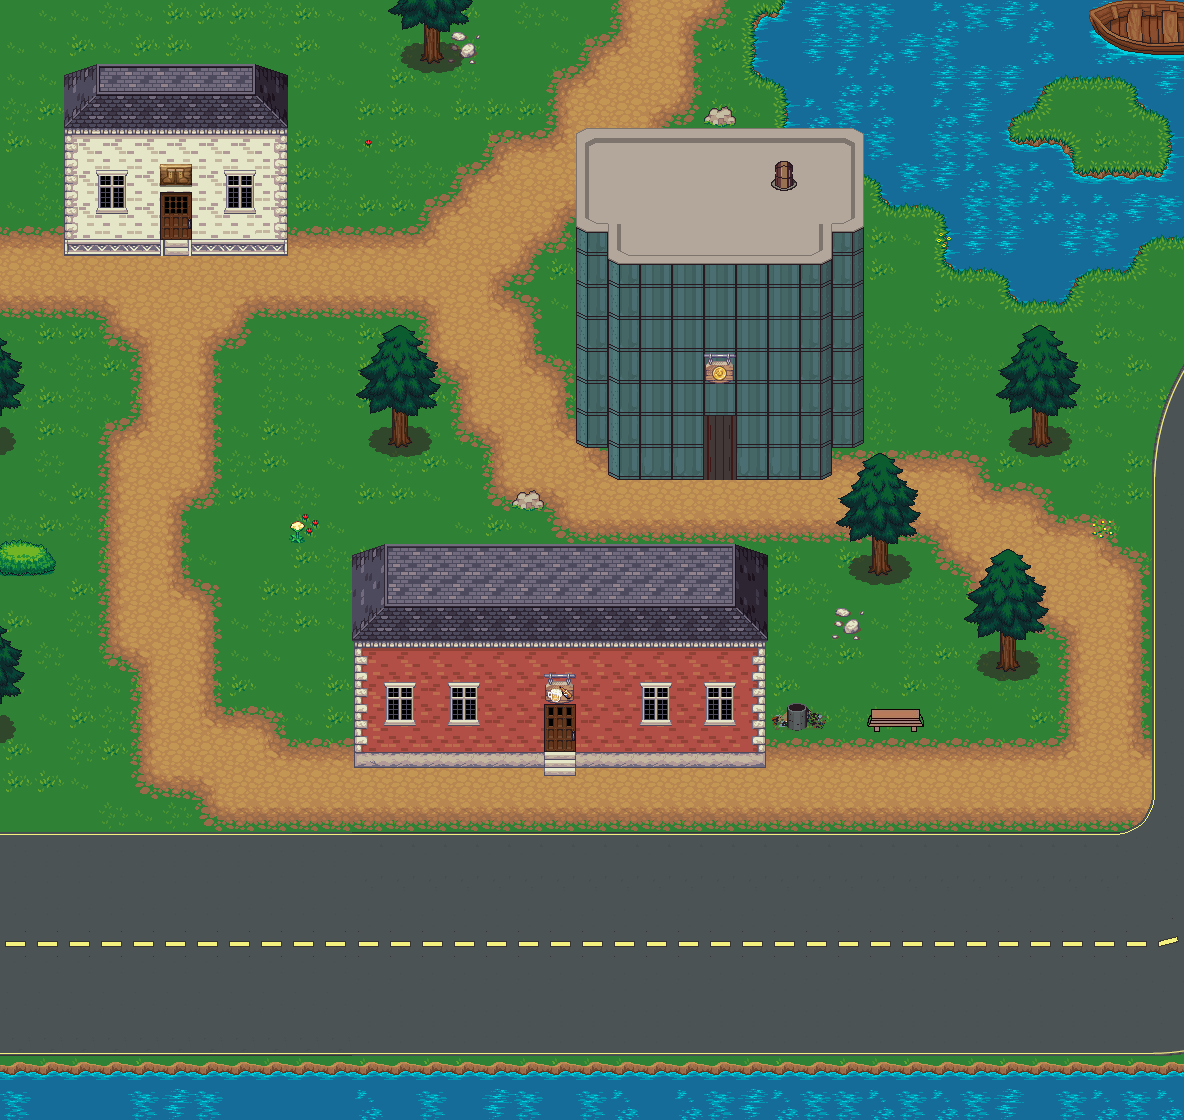

A level layout from a 2D game, rendered from its tile map. Below: a short description, then the map file with tile-grid data replaced by summaries:
An orthogonal 37x35 tile map with 32x32 px tiles, 20 tile layers (Grass, Dirt Path, Road, Pond, ...), 1 hidden layer not drawn, 58 tilesets and 1 object.

<map version="1.0" orientation="orthogonal" renderorder="right-down" width="37" height="35" tilewidth="32" tileheight="32" nextobjectid="1">
 <tileset firstgid="1" name="barrel" tilewidth="32" tileheight="32" tilecount="8">
  <image source="../../../tiles/LPC/barrel.png" width="128" height="64" />
 </tileset>
 <tileset firstgid="9" name="brackish" tilewidth="32" tileheight="32" tilecount="18">
  <image source="../../../tiles/LPC/brackish.png" width="96" height="192" />
 </tileset>
 <tileset firstgid="27" name="bridges" tilewidth="32" tileheight="32" tilecount="42">
  <image source="../../../tiles/LPC/bridges.png" width="192" height="224" />
 </tileset>
 <tileset firstgid="69" name="buckets" tilewidth="32" tileheight="32" tilecount="6">
  <image source="../../../tiles/LPC/buckets.png" width="96" height="64" />
 </tileset>
 <tileset firstgid="75" name="cabinets" tilewidth="32" tileheight="32" tilecount="78">
  <image source="../../../tiles/LPC/cabinets.png" width="192" height="416" />
 </tileset>
 <tileset firstgid="153" name="cement" tilewidth="32" tileheight="32" tilecount="18">
  <image source="../../../tiles/LPC/cement.png" width="96" height="192" />
 </tileset>
 <tileset firstgid="171" name="cementstair" tilewidth="32" tileheight="32" tilecount="20">
  <image source="../../../tiles/LPC/cementstair.png" width="160" height="128" />
 </tileset>
 <tileset firstgid="191" name="chests" tilewidth="32" tileheight="32" tilecount="6">
  <image source="../../../tiles/LPC/chests.png" width="64" height="96" />
 </tileset>
 <tileset firstgid="197" name="collisions" tilewidth="32" tileheight="32" tilecount="1">
  <image source="../../../tiles/LPC/collisions.png" width="32" height="32" />
  <tile id="0">
   <objectgroup draworder="index">
    <object id="0" x="0.0989306" y="0.296792" width="31.5588" height="31.1631" />
   </objectgroup>
  </tile>
 </tileset>
 <tileset firstgid="198" name="country" tilewidth="32" tileheight="32" tilecount="20">
  <image source="../../../tiles/LPC/country.png" width="160" height="128" />
 </tileset>
 <tileset firstgid="218" name="cup" tilewidth="32" tileheight="32" tilecount="2">
  <image source="../../../tiles/LPC/cup.png" width="32" height="64" />
 </tileset>
 <tileset firstgid="220" name="dirt" tilewidth="32" tileheight="32" tilecount="18">
  <image source="../../../tiles/LPC/dirt.png" width="96" height="192" />
  <terraintypes>
   <terrain name="DirtPath" tile="-1" />
  </terraintypes>
  <tile id="1" terrain="0,0,0," />
  <tile id="2" terrain="0,0,,0" />
  <tile id="4" terrain="0,,0,0" />
  <tile id="5" terrain=",0,0,0" />
  <tile id="6" terrain=",,,0" />
  <tile id="7" terrain=",,0,0" />
  <tile id="8" terrain=",,0," />
  <tile id="9" terrain=",0,,0" />
  <tile id="10" terrain="0,0,0,0" />
  <tile id="11" terrain="0,,0," />
  <tile id="12" terrain=",0,," />
  <tile id="13" terrain="0,0,," />
  <tile id="14" terrain="0,,," />
 </tileset>
 <tileset firstgid="238" name="dirt2" tilewidth="32" tileheight="32" tilecount="18">
  <image source="../../../tiles/LPC/dirt2.png" width="96" height="192" />
 </tileset>
 <tileset firstgid="256" name="dungeon" tilewidth="32" tileheight="32" tilecount="104">
  <image source="../../../tiles/LPC/dungeon.png" width="416" height="256" />
 </tileset>
 <tileset firstgid="360" name="grass" tilewidth="32" tileheight="32" tilecount="18">
  <image source="../../../tiles/LPC/grass.png" width="96" height="192" />
 </tileset>
 <tileset firstgid="378" name="grassalt" tilewidth="32" tileheight="32" tilecount="18">
  <image source="../../../tiles/LPC/grassalt.png" width="96" height="192" />
 </tileset>
 <tileset firstgid="396" name="hole" tilewidth="32" tileheight="32" tilecount="18">
  <image source="../../../tiles/LPC/hole.png" width="96" height="192" />
 </tileset>
 <tileset firstgid="414" name="holek" tilewidth="32" tileheight="32" tilecount="18">
  <image source="../../../tiles/LPC/holek.png" width="96" height="192" />
 </tileset>
 <tileset firstgid="432" name="holemid" tilewidth="32" tileheight="32" tilecount="18">
  <image source="../../../tiles/LPC/holemid.png" width="96" height="192" />
 </tileset>
 <tileset firstgid="450" name="house" tilewidth="32" tileheight="32" tilecount="63">
  <image source="../../../tiles/LPC/house.png" width="288" height="224" />
 </tileset>
 <tileset firstgid="513" name="inside" tilewidth="32" tileheight="32" tilecount="100">
  <image source="../../../tiles/LPC/inside.png" width="320" height="320" />
 </tileset>
 <tileset firstgid="613" name="kitchen" tilewidth="32" tileheight="32" tilecount="8">
  <image source="../../../tiles/LPC/kitchen.png" width="64" height="128" />
 </tileset>
 <tileset firstgid="621" name="lava" tilewidth="32" tileheight="32" tilecount="18">
  <image source="../../../tiles/LPC/lava.png" width="96" height="192" />
 </tileset>
 <tileset firstgid="639" name="lavarock" tilewidth="32" tileheight="32" tilecount="18">
  <image source="../../../tiles/LPC/lavarock.png" width="96" height="192" />
  <terraintypes>
   <terrain name="Path" tile="-1" />
  </terraintypes>
  <tile id="1" terrain="0,0,0," />
  <tile id="2" terrain="0,0,,0" />
  <tile id="4" terrain="0,,0,0" />
  <tile id="5" terrain=",0,0,0" />
  <tile id="6" terrain=",,,0" />
  <tile id="7" terrain=",,0,0" />
  <tile id="8" terrain=",,0," />
  <tile id="9" terrain=",0,,0" />
  <tile id="10" terrain="0,0,0,0" />
  <tile id="11" terrain="0,,0," />
  <tile id="12" terrain=",0,," />
  <tile id="13" terrain="0,0,," />
  <tile id="14" terrain="0,,," />
 </tileset>
 <tileset firstgid="657" name="mountains" tilewidth="32" tileheight="32" tilecount="108">
  <image source="../../../tiles/LPC/mountains.png" width="384" height="288" />
 </tileset>
 <tileset firstgid="765" name="rock" tilewidth="32" tileheight="32" tilecount="2">
  <image source="../../../tiles/LPC/rock.png" width="64" height="32" />
 </tileset>
 <tileset firstgid="767" name="shadow" tilewidth="32" tileheight="32" tilecount="10">
  <image source="../../../tiles/LPC/shadow.png" width="160" height="64" />
 </tileset>
 <tileset firstgid="777" name="signs" tilewidth="32" tileheight="32" tilecount="6">
  <image source="../../../tiles/LPC/signs.png" width="96" height="64" />
 </tileset>
 <tileset firstgid="783" name="soldier" tilewidth="32" tileheight="32" tilecount="144">
  <image source="../../../tiles/LPC/soldier.png" width="576" height="256" />
 </tileset>
 <tileset firstgid="927" name="stairs" tilewidth="32" tileheight="32" tilecount="112">
  <image source="../../../tiles/LPC/stairs.png" width="256" height="448" />
 </tileset>
 <tileset firstgid="1039" name="treetop" tilewidth="32" tileheight="32" tilecount="42">
  <image source="../../../tiles/LPC/treetop.png" width="192" height="224" />
 </tileset>
 <tileset firstgid="1081" name="trunk" tilewidth="32" tileheight="32" tilecount="18">
  <image source="../../../tiles/LPC/trunk.png" width="192" height="96" />
 </tileset>
 <tileset firstgid="1099" name="victoria" tilewidth="32" tileheight="32" tilecount="55">
  <image source="../../../tiles/LPC/victoria.png" width="352" height="160" />
 </tileset>
 <tileset firstgid="1154" name="water" tilewidth="32" tileheight="32" tilecount="18">
  <image source="../../../tiles/LPC/water.png" width="96" height="192" />
  <terraintypes>
   <terrain name="River" tile="-1" />
  </terraintypes>
  <tile id="1" terrain="0,0,0," />
  <tile id="2" terrain="0,0,,0" />
  <tile id="4" terrain="0,,0,0" />
  <tile id="5" terrain=",0,0,0" />
  <tile id="6" terrain=",,,0" />
  <tile id="7" terrain=",,0,0" />
  <tile id="8" terrain=",,0," />
  <tile id="9" terrain=",0,,0" />
  <tile id="10" terrain="0,0,0,0" />
  <tile id="11" terrain="0,,0," />
  <tile id="12" terrain=",0,," />
  <tile id="13" terrain="0,0,," />
  <tile id="14" terrain="0,,," />
  <tile id="15" terrain="0,0,0,0" />
  <tile id="16" terrain="0,0,0,0" />
  <tile id="17" terrain="0,0,0,0" />
 </tileset>
 <tileset firstgid="1172" name="waterfall" tilewidth="32" tileheight="32" tilecount="15">
  <image source="../../../tiles/LPC/waterfall.png" width="96" height="160" />
 </tileset>
 <tileset firstgid="1187" name="watergrass" tilewidth="32" tileheight="32" tilecount="18">
  <image source="../../../tiles/LPC/watergrass.png" width="96" height="192" />
  <terraintypes>
   <terrain name="Pond" tile="-1" />
  </terraintypes>
  <tile id="1" terrain="0,0,0," />
  <tile id="2" terrain="0,0,,0" />
  <tile id="4" terrain="0,,0,0" />
  <tile id="5" terrain=",0,0,0" />
  <tile id="6" terrain=",,,0" />
  <tile id="7" terrain=",,0,0" />
  <tile id="8" terrain=",,0," />
  <tile id="9" terrain=",0,,0" />
  <tile id="10" terrain="0,0,0,0" />
  <tile id="11" terrain="0,,0," />
  <tile id="12" terrain=",0,," />
  <tile id="13" terrain="0,0,," />
  <tile id="14" terrain="0,,," />
  <tile id="15" terrain="0,0,0,0" />
  <tile id="16" terrain="0,0,0,0" />
  <tile id="17" terrain="0,0,0,0" />
 </tileset>
 <tileset firstgid="1205" name="interior" tilewidth="32" tileheight="32" tilecount="256">
  <image source="../../../tiles/LPC_house_interior/interior.png" width="512" height="512" />
 </tileset>
 <tileset firstgid="1461" name="terrain" tilewidth="32" tileheight="32" tilecount="1024">
  <image source="../../../tiles/LPC_Terrain_0/terrain.png" width="1024" height="1024" />
 </tileset>
 <tileset firstgid="2485" name="miscellaneous" tilewidth="32" tileheight="32" tilecount="14">
  <image source="../../../tiles/miscellaneous.png" width="224" height="64" />
 </tileset>
 <tileset firstgid="2499" name="Building" tilewidth="32" tileheight="32" tilecount="64">
  <image source="../../../tiles/Skorpio's Pack/Building.png" width="256" height="256" />
 </tileset>
 <tileset firstgid="2563" name="Cars_final" tilewidth="32" tileheight="32" tilecount="132">
  <image source="../../../tiles/Skorpio's Pack/Cars_final.png" width="384" height="352" />
 </tileset>
 <tileset firstgid="2695" name="Trashcan" tilewidth="32" tileheight="32" tilecount="4">
  <image source="../../../tiles/Skorpio's Pack/Fire/Trashcan.png" width="64" height="64" />
 </tileset>
 <tileset firstgid="2699" name="Interior-Furniture" tilewidth="32" tileheight="32" tilecount="256">
  <image source="../../../tiles/Skorpio's Pack/Interior-Furniture.png" width="512" height="512" />
 </tileset>
 <tileset firstgid="2955" name="Interior-Walls-Beige" tilewidth="32" tileheight="32" tilecount="100">
  <image source="../../../tiles/Skorpio's Pack/Interior-Walls-Beige.png" width="320" height="320" />
 </tileset>
 <tileset firstgid="3055" name="Interior-Walls-Blue" tilewidth="32" tileheight="32" tilecount="100">
  <image source="../../../tiles/Skorpio's Pack/Interior-Walls-Blue.png" width="320" height="320" />
 </tileset>
 <tileset firstgid="3155" name="Lamp_alternative" tilewidth="32" tileheight="32" tilecount="3">
  <image source="../../../tiles/Skorpio's Pack/Lamp_alternative.png" width="32" height="96" />
 </tileset>
 <tileset firstgid="3158" name="Laserfence" tilewidth="32" tileheight="32" tilecount="64">
  <image source="../../../tiles/Skorpio's Pack/Laserfence.png" width="256" height="256" />
 </tileset>
 <tileset firstgid="3222" name="Objects" tilewidth="32" tileheight="32" tilecount="64">
  <image source="../../../tiles/Skorpio's Pack/Objects.png" width="256" height="256" />
 </tileset>
 <tileset firstgid="3286" name="Pipes-RustyWalls" tilewidth="32" tileheight="32" tilecount="88">
  <image source="../../../tiles/Skorpio's Pack/Pipes-RustyWalls.png" width="256" height="352" />
 </tileset>
 <tileset firstgid="3374" name="Sidewalk_dark" tilewidth="32" tileheight="32" tilecount="16">
  <image source="../../../tiles/Skorpio's Pack/Sidewalk_dark.png" width="128" height="128" />
 </tileset>
 <tileset firstgid="3390" name="Street" tilewidth="32" tileheight="32" tilecount="475">
  <image source="../../../tiles/Skorpio's Pack/Street.png" width="800" height="608" />
 </tileset>
 <tileset firstgid="3865" name="StreetCurve" tilewidth="32" tileheight="32" tilecount="256">
  <image source="../../../tiles/Skorpio's Pack/StreetCurve.png" width="512" height="512" />
 </tileset>
 <tileset firstgid="4121" name="Tracks" tilewidth="32" tileheight="32" tilecount="16">
  <image source="../../../tiles/Skorpio's Pack/Tracks.png" width="128" height="128" />
 </tileset>
 <tileset firstgid="4137" name="AIN_Signs" tilewidth="32" tileheight="32" tilecount="96">
  <image source="../../../tiles/AIN_Signs.png" width="384" height="256" />
 </tileset>
 <tileset firstgid="4233" name="housey" tilewidth="32" tileheight="32" tilecount="72">
  <image source="../../../tiles/housey.png" width="384" height="192" />
 </tileset>
 <tileset firstgid="4305" name="flowers_2" tilewidth="32" tileheight="32" tilecount="60">
  <image source="../../../tiles/flowers_2.png" width="320" height="192" />
 </tileset>
 <tileset firstgid="4365" name="bench_v2" tilewidth="32" tileheight="32" tilecount="2">
  <image source="../../../tiles/bench_v2.png" width="64" height="32" />
 </tileset>
 <tileset firstgid="4367" name="obj_misk_atlas" tilewidth="32" tileheight="32" tilecount="1024">
  <image source="../../../tiles/Atlas_0/obj_misk_atlas.png" width="1024" height="1024" />
 </tileset>
 <layer name="Grass" width="37" height="35">
  <data>[1295 cells, 1295 non-empty, 4 distinct tile ids]</data>
 </layer>
 <layer name="Dirt Path" width="37" height="35">
  <data>[1295 cells, 331 non-empty, 13 distinct tile ids]</data>
 </layer>
 <layer name="Road" width="37" height="35">
  <data>[1295 cells, 278 non-empty, 34 distinct tile ids]</data>
 </layer>
 <layer name="Pond" width="37" height="35">
  <data>[1295 cells, 103 non-empty, 15 distinct tile ids]</data>
 </layer>
 <layer name="Rocks, Bushes, and Flowers" width="37" height="35">
  <data>[1295 cells, 16 non-empty, 13 distinct tile ids]</data>
 </layer>
 <layer name="Tree Trunks" width="37" height="35">
  <data>[1295 cells, 53 non-empty, 9 distinct tile ids]</data>
 </layer>
 <layer name="Barrels One" width="37" height="35">
  <data>[1295 cells, 0 non-empty, 0 distinct tile ids]</data>
 </layer>
 <layer name="Barrels Two" width="37" height="35">
  <data>[1295 cells, 0 non-empty, 0 distinct tile ids]</data>
 </layer>
 <layer name="Barrels Three" width="37" height="35">
  <data>[1295 cells, 0 non-empty, 0 distinct tile ids]</data>
 </layer>
 <layer name="Barrels Four" width="37" height="35">
  <data>[1295 cells, 0 non-empty, 0 distinct tile ids]</data>
 </layer>
 <layer name="Pub" width="37" height="35">
  <data>[1295 cells, 94 non-empty, 26 distinct tile ids]</data>
 </layer>
 <layer name="Pub Doors/Windows" width="37" height="35">
  <data>[1295 cells, 15 non-empty, 9 distinct tile ids]</data>
 </layer>
 <layer name="River and Laundromat" width="37" height="35">
  <data>[1295 cells, 116 non-empty, 33 distinct tile ids]</data>
 </layer>
 <layer name="Pub Roof" width="37" height="35">
  <data>[1295 cells, 39 non-empty, 13 distinct tile ids]</data>
 </layer>
 <layer name="Laundromat Roof" width="37" height="35">
  <data>[1295 cells, 14 non-empty, 8 distinct tile ids]</data>
 </layer>
 <layer name="Laundromat Sign and Rowboat" width="37" height="35">
  <data>[1295 cells, 11 non-empty, 9 distinct tile ids]</data>
 </layer>
 <layer name="Tree Tops" width="37" height="35">
  <data>[1295 cells, 45 non-empty, 9 distinct tile ids]</data>
 </layer>
 <layer name="Bank Bottom" width="37" height="35">
  <data>[1295 cells, 52 non-empty, 7 distinct tile ids]</data>
 </layer>
 <layer name="Bank Top" width="37" height="35">
  <data>[1295 cells, 45 non-empty, 14 distinct tile ids]</data>
 </layer>
 <layer name="Bank Accessories" width="37" height="35">
  <data>[1295 cells, 2 non-empty, 2 distinct tile ids]</data>
 </layer>
 <layer name="Collisions" width="37" height="35" visible="0">
  <data>[1295 cells, 161 non-empty, 1 distinct tile ids]</data>
 </layer>
</map>
